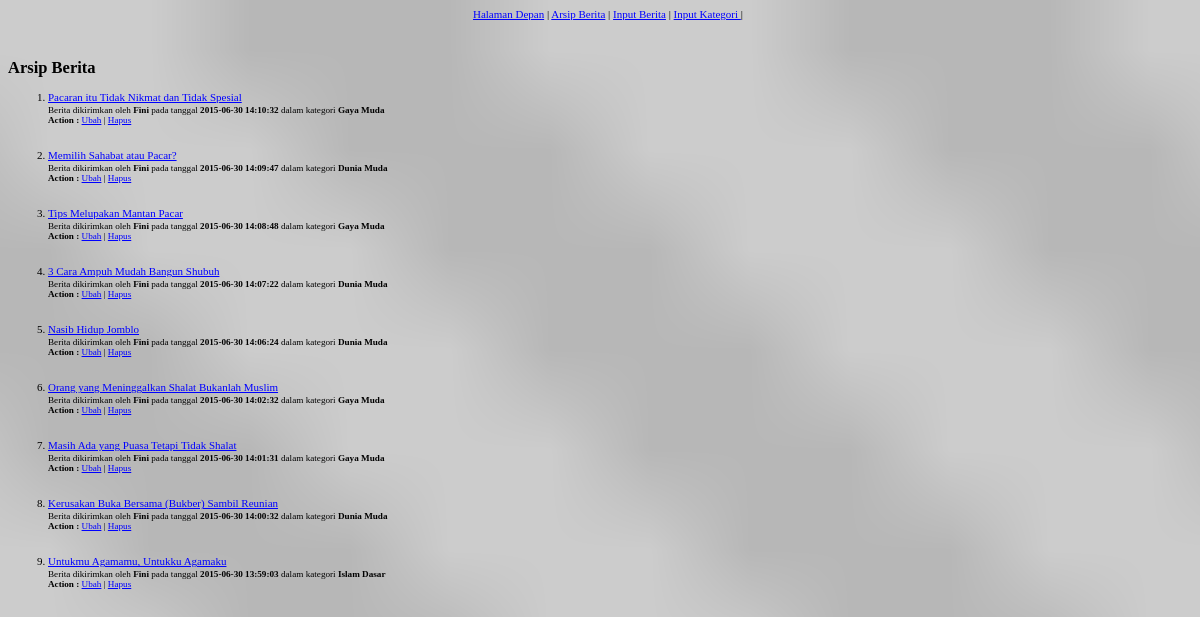
The app's page /arsip_berita.php with its own data.
### tables this page shows
CREATE TABLE IF NOT EXISTS `berita` (
  `id_berita` int(5) NOT NULL AUTO_INCREMENT,
  `id_kategori` int(3) DEFAULT NULL,
  `judul` varchar(100) DEFAULT NULL,
  `headline` text,
  `isi` text,
  `pengirim` varchar(15) DEFAULT NULL,
  `tanggal` datetime DEFAULT NULL,
  PRIMARY KEY (`id_berita`)
);

CREATE TABLE IF NOT EXISTS `kategori` (
  `id_kategori` int(3) NOT NULL AUTO_INCREMENT,
  `nm_kategori` varchar(30) DEFAULT NULL,
  `deskripsi` varchar(200) DEFAULT NULL,
  PRIMARY KEY (`id_kategori`)
);

### arsip_berita.php (the view, shortened to what this page needs)
<html>
<head><title>Arsip Berita</title>
<link rel="stylesheet" href="style.css">
</head>
<body bgcolor="#66FFFF"><center><a href="index.php">Halaman Depan</a> |
<a href="arsip_berita.php">Arsip Berita</a> |
<a href="input_berita.php">Input Berita</a> |
<a href = "input_kategori.php">Input Kategori </a> |</center>
<br><br>
<h2>Arsip Berita</h2>
<ol>
<?php
$query = "SELECT A.id_berita, B.nm_kategori, A.judul,
A.pengirim, A.tanggal
FROM berita A, kategori B WHERE
A.id_kategori=B.id_kategori
ORDER BY A.id_berita DESC";
$sql = mysql_query ($query);
while ($hasil = mysql_fetch_array ($sql)) {
$id_berita = $hasil['id_berita'];
$kategori = stripslashes ($hasil['nm_kategori']);
$judul = stripslashes ($hasil['judul']);
$pengirim = stripslashes ($hasil['pengirim']);
$tanggal = stripslashes ($hasil['tanggal']);
echo "<li><a
href='berita_lengkap.php?id=$id_berita'>$judul</a><br>";
echo "<small>Berita dikirimkan oleh <b>$pengirim</b>
pada tanggal <b>$tanggal</b> dalam kategori
<b>$kategori</b><br>";
echo "<b>Action : </b><a
href='edit_berita.php?id=$id_berita'>Ubah</a> | ";
echo "<a href='delete_berita.php?id=$id_berita'
onClick='return tanya()'>Hapus</a>";
echo "</small></li><br><br>";
}
?>
</ol>
</body>
</html>

### style.css (style rules this page uses)
body { font-family:verdana; font-size:11px; background-image: url("./img/stripe.png"); background-color: #cccccc; background-repeat: repeat; width: 100%; height: 100%; -webkit-background-size: cover; -moz-background-size: cover; -o-background-size: cover; background-size: cover; }
a { color:#0000ff; text-decoration:underline; }

### records on screen
berita: judul "Pacaran itu Tidak Nikmat dan Tidak Spesial", pengirim "Fini", tanggal "2015-06-30 14:10:32", id_kategori.nm_kategori "Gaya Muda"
berita: judul "Memilih Sahabat atau Pacar?", pengirim "Fini", tanggal "2015-06-30 14:09:47", id_kategori.nm_kategori "Dunia Muda"
berita: judul "Tips Melupakan Mantan Pacar", pengirim "Fini", tanggal "2015-06-30 14:08:48", id_kategori.nm_kategori "Gaya Muda"
berita: judul "3 Cara Ampuh Mudah Bangun Shubuh", pengirim "Fini", tanggal "2015-06-30 14:07:22", id_kategori.nm_kategori "Dunia Muda"
berita: judul "Nasib Hidup Jomblo", pengirim "Fini", tanggal "2015-06-30 14:06:24", id_kategori.nm_kategori "Dunia Muda"
berita: judul "Orang yang Meninggalkan Shalat Bukanlah Muslim", pengirim "Fini", tanggal "2015-06-30 14:02:32", id_kategori.nm_kategori "Gaya Muda"
berita: judul "Masih Ada yang Puasa Tetapi Tidak Shalat", pengirim "Fini", tanggal "2015-06-30 14:01:31", id_kategori.nm_kategori "Gaya Muda"
berita: judul "Kerusakan Buka Bersama (Bukber) Sambil Reunian", pengirim "Fini", tanggal "2015-06-30 14:00:32", id_kategori.nm_kategori "Dunia Muda"
berita: judul "Untukmu Agamamu, Untukku Agamaku", pengirim "Fini", tanggal "2015-06-30 13:59:03", id_kategori.nm_kategori "Islam Dasar"
